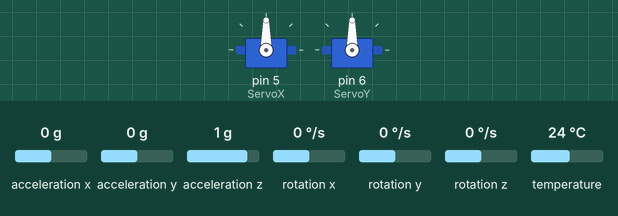
Recording of a sketch running on a simulated Arduino Uno, built with avr-gcc and run on an emulated ATmega328P. On the bench: 2 × servo. The test bench sets the inputs (shaded band); at power-on: acceleration x 0 g, acceleration y 0 g, acceleration z 1 g, rotation x 0 °/s, rotation y 0 °/s, rotation z 0 °/s, temperature 24 °C. What the sketch prints to the serial monitor is not drawn.

Above: at 1.2 s.
1.3 s: acceleration x set to -1.4 g
At 2.9 s:
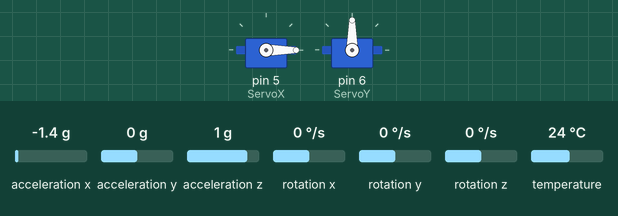
3.4 s: acceleration x set to 0.8 g
At 4.1 s:
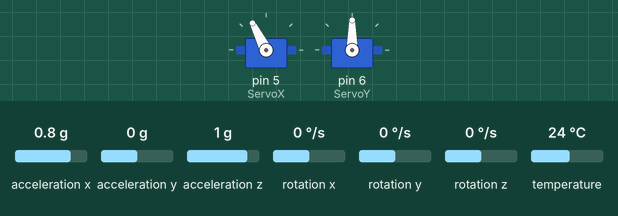
6.4 s: acceleration y set to -1.4 g
At 8.0 s:
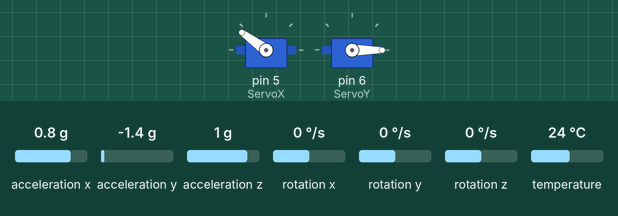
8.5 s: acceleration y set to -0.8 g
At 9.4 s:
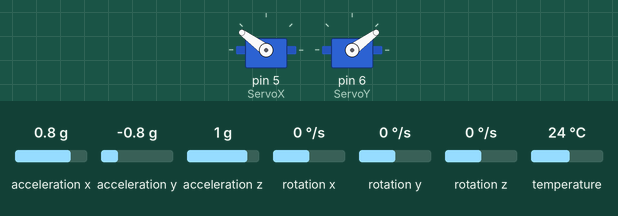
10.0 s: acceleration x set to -0.8 g
At 12.7 s:
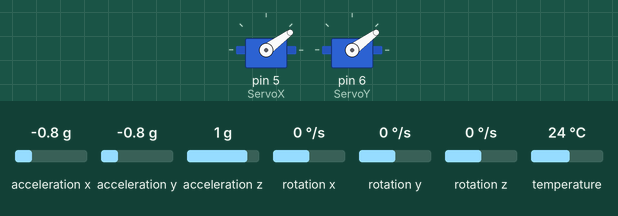
13.0 s: acceleration y set to 0 g
At 14.3 s:
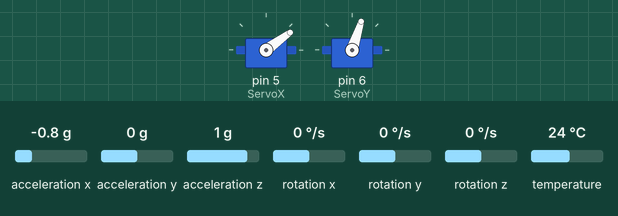
Timing chart, 0 to 15.5 s (numbered marks = the images above; inputs shaded):
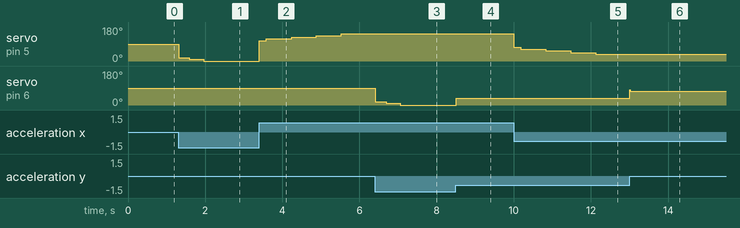

Measured:
- after the input at 1.3 s, servo on pin 5 (ServoX): 90° → 18° at once, → 9° 0.28 s later, → 0° 0.37 s later
- after the input at 3.4 s, servo on pin 5 (ServoX): moves from 0° to 144° over 2.1 s, starting at once
- after the input at 6.4 s, servo on pin 6 (ServoY): 90° → 18° at once, → 9° 0.28 s later, → 0° 0.37 s later
- after the input at 8.5 s, servo on pin 6 (ServoY): 0° → 36° at once
- after the input at 10.0 s, servo on pin 5 (ServoX): moves from 144° to 36° over 2.1 s, starting at once
- after the input at 13.0 s, servo on pin 6 (ServoY): 36° → 72° at once

The sketch:

PIDMODIFIED.ino
```cpp
#include <PWMServo.h>
#include <Adafruit_MPU6050.h>
#include <Wire.h>

Adafruit_MPU6050 mpu;

PWMServo ServoX;
PWMServo ServoY;

//variables for PID controller
float errorX; //measured accelerometer error in x direction
float errorX_i; //integral control error for x
float errorX_d; //derivative control error for x
float lasterrorX; //getting dx for derivative error for x
float PID_X; //total PID value for x (accel only)
float pwm_x; //servo write value for x
float errorY; //measured accelerometer error in y direction
float errorY_i; //integral control error for y
float errorY_d; //derivative control error for y
float lasterrorY; //getting dx for derrivative error for y
float PID_Y; //total PID value for y (accel only)
float pwm_y; //servo write value for y
float pidX_p; //proportional value multiplied by gain
float pidX_i; //integral value multiplied by gain
float pidX_d; //derivative value multiplied by gain
float pidY_p; //p-value for y
float pidY_i; //i-value for y
float pidY_d; //d-value for y

float servoCenter = 90; //resetting servos to basic position

float desiredValueX; //accel value we want for x
float desiredValueY; //accel value we want for y

//gain values (MODIFY FOR DIFFERENT ROCKETS AND ENGINES)
float kp = 0.6; // insert your p gain
float ki = 0.2; // insert your i gain
float kd = 0.1; // insert your d gain

//time values for integral and derivative
unsigned long counter;
unsigned long lastCounter;
float timeTaken;

void setup() {
  ServoX.attach(5); //attaching x-servo to PWM pin 5
  ServoY.attach(6); //attaching y-servo to PWM pin 6

  //resetting servos
  ServoX.write(servoCenter);
  ServoY.write(servoCenter);

  //initializing accelerometer
  Wire.begin();
  mpu.begin();
  Serial.begin(115200);
  if (!mpu.begin()) {
  Serial.println("Failed to find MPU6050 chip");
  while (1) {
    delay(10);
    }
  }

  mpu.setAccelerometerRange(MPU6050_RANGE_2_G);
  mpu.setGyroRange(MPU6050_RANGE_250_DEG);
  mpu.setFilterBandwidth(MPU6050_BAND_260_HZ);
}

void loop() {
  desiredValueX = 0;
  desiredValueY = 0;
  pid();
}

//PID controller, my sweet baby boy who I barely understand
void pid() {
  lastCounter = millis();
  if (millis() >= counter + 10) {
  timeTaken = lastCounter - counter;
  counter = millis();
  Serial.println(timeTaken);
  //mpu update
  sensors_event_t a, g, temp;
  mpu.getEvent(&a, &g, &temp);

  float y = a.acceleration.y;
  float x = a.acceleration.x;

  errorX = x - desiredValueX;
  errorX_i += errorX * timeTaken / 1000;
  errorX_d = (errorX - lasterrorX) / timeTaken / 1000;
  lasterrorX = errorX;
  pidX_p = kp * errorX;
  pidX_i = ki * errorX_i;
  pidX_d = kd * errorX_d;
  PID_X = pidX_p +  pidX_i + pidX_d;

  Serial.println("X: ");
  Serial.print(PID_X);

  errorY = y - desiredValueY;
  errorY_i += errorY * timeTaken / 1000;
  errorY_d = (errorY - lasterrorY) / timeTaken / 1000;
  lasterrorY = errorY;
  pidY_p = kp * errorY;
  pidY_i = ki * errorY_i;
  pidY_d = kd * errorY_d;
  PID_Y = pidY_p +  pidY_i + pidY_d;

  Serial.println("Y: ");
  Serial.print(PID_Y);

  clampIntegrals();

  //pid clamps for x (cant move past these values or windup will happen)
  if (PID_X < -10) { //input the angle your tvc mount can move
  PID_X = -10;       //input the angle your tvc mount can move
  }
  if (PID_X > 10) { //input the angle your tvc mount can move
  PID_X = 10;       //input the angle your tvc mount can move
  }

  //pid clamps for y
  if (PID_Y < -10) { //input the angle your tvc mount can move
  PID_Y = -10;      //input the angle your tvc mount can move
  }
  if (PID_Y > 10) { //input the angle your tvc mount can move
  PID_Y = 10;      //input the angle your tvc mount can move
  }

  servoWrite();

  //Go to serial plotter and see the results
  Serial.print(pidY_p);
  Serial.print(",");
  Serial.print(pidY_i);
  Serial.print(",");
  Serial.print(pidY_d);
  Serial.print(",");
  Serial.print(PID_Y);
  Serial.print(",");
  Serial.println(x);
}
}

void servoWrite(){
  pwm_x = map (PID_X, -10, 10, 0, 180); //translates accelerometer readings to servo steps, depends on angle mount can move

  pwm_y = map (PID_Y, -10, 10, 0, 180);  //translates accelerometer readings to servo steps, depends on angle mount can move

  ServoX.write(pwm_x);
  ServoY.write(pwm_y);
}

void clampIntegrals(){
  //integral clamps for x, prevents windup
  if (errorX_i > 10) { // if it goes past 10, it causes windup
  errorX_i = 10; // clamps it to 10
  }
  if (errorX_i < -10) { //if it goes past -10, it causes windup
  errorX_i = -10; // clamps it to -10
  }

  //integral clamps for y, prevents windup
  if (errorY_i < -10) { // if it goes past -10, it causes windup
  errorY_i = -10; // clamps it to 10
  }
  if (errorY_i > 10) { // if it goes past 10, it causes windup
  errorY_i = 10; // clamps it to 10
  }
}
```
